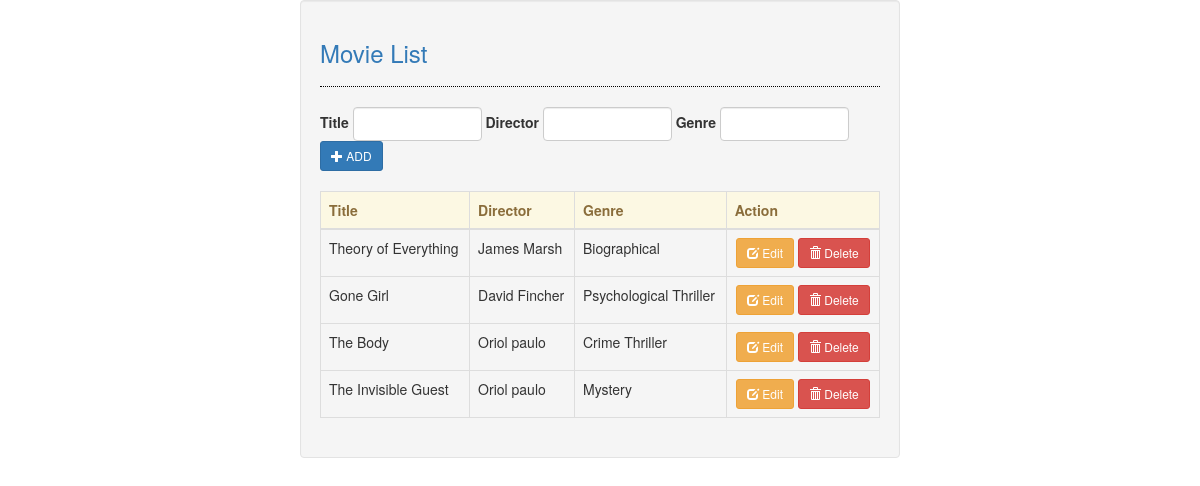
Page /list/ on the committed database.
### list/models.py (models this page shows, shortened)
class Movie(models.Model):
    title = models.CharField(max_length=40)
    genre = models.CharField(max_length=40)
    director = models.CharField(max_length=40)

### list/views.py (the view)
def index(request):
    movies = Movie.objects.all()
    context = {'movies': movies}
    return render(request, 'list/index.html', context)

### list/templates/list/index.html (shortened to what this page needs)
{% extends 'list/base.html' %}
{% block body %}
<form class="form-inline"  action="create" method="POST">
    <div class="form-group">
        <label for="title">Title</label>
        <input type="text" name="title" class="form-control" style="width:23%;" required="required"/>
        <label for="director">Director</label>
        <input type="text" name="director" class="form-control" style="width:23%;" required="required"/>
        <label for="genre">Genre</label>
        <input type="text" name="genre" class="form-control" style="width:23%;" required="required"/>
        <button type="submit" class="btn btn-sm btn-primary"><span class="glyphicon glyphicon-plus"></span> ADD</button>
    </div>
</form>
<br />
<table class="table table-bordered">
    <thead class="alert-warning">
        <tr>
            <th>Title</th>
            <th>Director</th>
            <th>Genre</th>
            <th>Action</th>
        </tr>
    </thead>
    <tbody>
        {% for movie in movies %}
        <tr>
            <td>{{ movie.title }}</td>
            <td>{{ movie.director }}</td>
            <td>{{ movie.genre }}</td>
            <td><center><a class="btn btn-sm btn-warning" href="edit/{{ movie.id }}"><span class="glyphicon glyphicon-edit"></span> Edit</a> <a class="btn btn-sm btn-danger" href="delete/{{ movie.id }}"><span class="glyphicon glyphicon-trash"></span> Delete</a></center></td>
        </tr>
        {% endfor %}
    </tbody>
</table>
{% endblock %}

### list/templates/list/base.html (shortened to what this page needs)
<!DOCTYPE html>
<html lang="en">
    <head>
        {% load static %}
        <link rel="stylesheet" type="text/css" href="{% static 'list/css/bootstrap.css' %}"/>
    </head>
<body>
    <div class="col-md-6 well">
        <h3 class="text-primary">Movie List</h3>
        <hr style="border-top:1px dotted #000;"/>
        {% block body %}
        {% endblock %}
    </div>
</body>
</html>

### rows in the picture
Movie: title "Theory of Everything", director "James Marsh", genre "Biographical"
Movie: title "Gone Girl", director "David Fincher", genre "Psychological Thriller"
Movie: title "The Body", director "Oriol paulo", genre "Crime Thriller"
Movie: title "The Invisible Guest", director "Oriol paulo", genre "Mystery"
